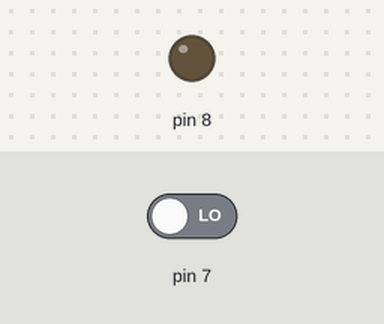
A sketch run on a simulated Arduino Uno, built with avr-gcc and run on an emulated ATmega328P. Parts: output pins drawn as LEDs (lit = HIGH). The test bench sets the inputs (shaded band); at power-on: pin 7 LOW.

Above: at 1.2 s.
1.3 s: pin 7 driven HIGH
At 1.6 s:
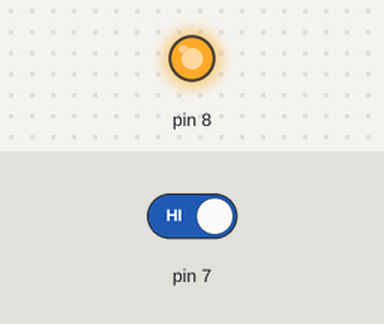
Timing chart, 0 to 4.3 s (numbered marks = the images above; inputs shaded):
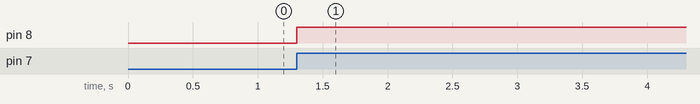

The sketch:

07_toggleLED.ino
```cpp
boolean readValue = false;
boolean last = false;
boolean led = false;

void setup()
{
  Serial.begin(9600);
  pinMode(7, INPUT);
  pinMode(8, OUTPUT);
}

int count = 0;

void loop()
{
  readValue = digitalRead(7);

  if(last == false && readValue == 1){
    led = !led;
  }

  digitalWrite(8, led);
  last = readValue;
}
```

Measured:
- after the input at 1.3 s, pin 8: LOW → HIGH at once
